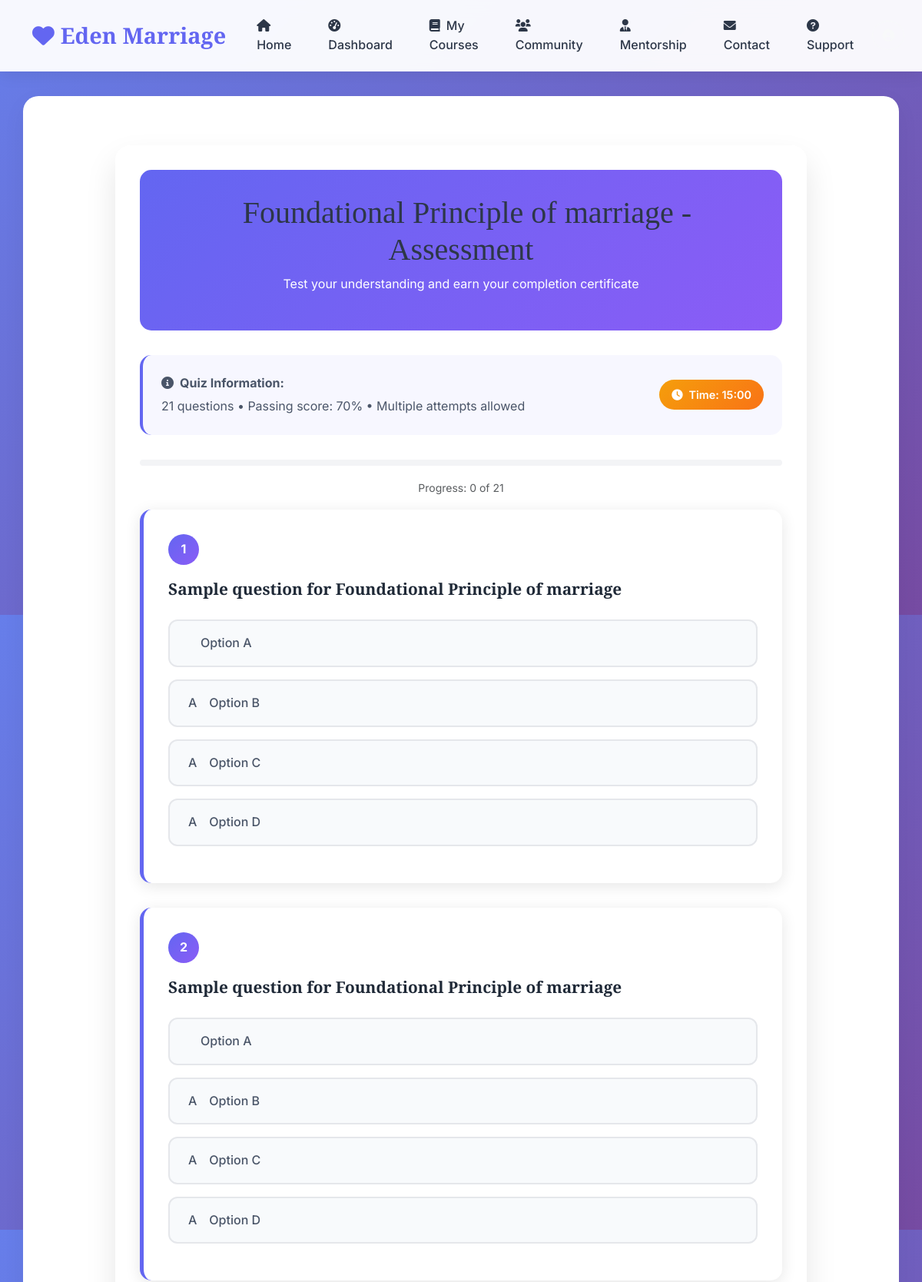
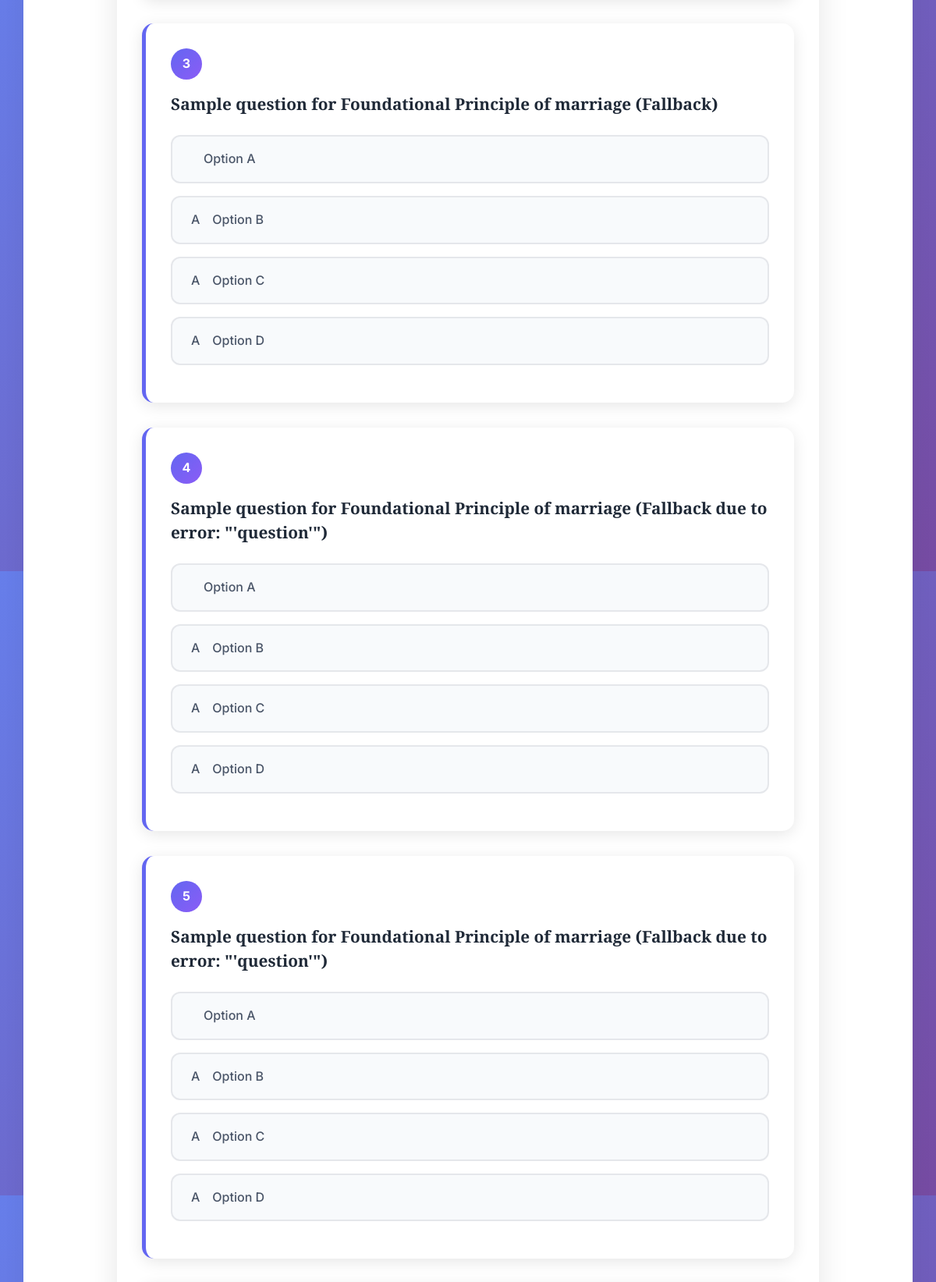
Screenshot of /lesson/1/quiz/ (signed in, upper part) with the database file from the repository (2 pictures, top to bottom).
### core/models.py (models this page shows, shortened)
class Lesson(models.Model):
    title = models.CharField(max_length=200)
    content = models.TextField()
    image = models.ImageField(upload_to='lesson_images/', blank=True, null=True)

class Quiz(models.Model):
    lesson = models.ForeignKey(Lesson, on_delete=models.CASCADE)
    question = models.CharField(max_length=255)
    option1 = models.CharField(max_length=100)
    option2 = models.CharField(max_length=100)
    option3 = models.CharField(max_length=100)
    option4 = models.CharField(max_length=100)
    correct_option = models.CharField(max_length=100)
    @property
    def options_list(self):
        return [self.option1, self.option2, self.option3, self.option4]

### core/views.py (the view, shortened to what this page needs)
# urls.py: path('lesson/<int:lesson_id>/quiz/', views.quiz_page, name='quiz_page'),
@login_required
def quiz_page(request, lesson_id):
    lesson = get_object_or_404(Lesson, id=lesson_id)
    quizzes = lesson.quiz_set.all()
    return render(request, 'quiz_page.html', {
        'lesson': lesson,
        'quizzes': quizzes
    })

### templates/quiz_page.html (shortened to what this page needs)
{% extends 'base.html' %}
{% block content %}
<div class="quiz-container">
    <div class="quiz-header">
        <h1>{{ lesson.title }} - Assessment</h1>
        <p>Test your understanding and earn your completion certificate</p>
    </div>
    <div class="quiz-info">
        <div class="d-flex justify-content-between align-items-center flex-wrap">
            <div>
                <strong><i class="fas fa-info-circle me-2"></i>Quiz Information:</strong>
                <p class="mb-0 mt-1">{{ quizzes|length }} questions • Passing score: 70% • Multiple attempts allowed</p>
            </div>
            <div class="timer">
                <i class="fas fa-clock me-2"></i>Time: <span id="timer">15:00</span>
            </div>
        </div>
    </div>
    <div class="quiz-progress">
    </div>
    <div class="text-center mb-3">
        <small class="text-muted">Progress: <span id="progressText">0 of {{ quizzes|length }}</span></small>
    </div>
    <form method="post" id="quizForm">
        {% for quiz in quizzes %}
        <div class="question-card">
            <div class="question-number">{{ forloop.counter }}</div>
            <h3 class="question-text">{{ quiz.question }}</h3>
            {% for option in quiz.options_list %}
            <div class="option-container">
                <label for="option_{{ quiz.id }}_{{ forloop.counter }}" class="option-label">
                    <span class="me-3">{{ forloop.counter|add:"A"|add:-1|slice:":1" }}{{ "ABCD"|slice:forloop.counter0|slice:":1" }}</span>
                    {{ option }}
                </label>
            </div>
            {% endfor %}
        </div>
        {% endfor %}
    </form>
</div>
{% endblock %}

### templates/base.html (style rules this page uses)
:root { --primary-color: #7E57C2; --secondary-color: #5E35B1; --accent-color: #D81B60; --success-color: #43A047; --warning-color: #FFB300; --light-bg: #F5F7FA; --dark-color: #2D3748; --text-color: #4A5568; }
body { font-family: 'Inter', sans-serif; color: var(--text-color); background-color: var(--light-bg); line-height: 1.6; }
h1, h2, h3, h4, h5, h6 { font-family: 'Playfair Display', serif; color: var(--dark-color); }

### templates/quiz_page.html (style rules this page uses)
:root { --primary-color: #6366f1; --secondary-color: #8b5cf6; --success-color: #10b981; --warning-color: #f59e0b; --danger-color: #ef4444; }
body { background: linear-gradient(135deg, #667eea 0%, #764ba2 100%); min-height: 100vh; }
.quiz-container { background: rgba(255, 255, 255, 0.95); backdrop-filter: blur(10px); border-radius: 20px; margin: 2rem auto; padding: 2rem; box-shadow: 0 20px 40px rgba(0, 0, 0, 0.1); max-width: 900px; }
.quiz-header { background: linear-gradient(135deg, var(--primary-color), var(--secondary-color)); color: white; padding: 2rem; border-radius: 15px; margin-bottom: 2rem; text-align: center; }
.quiz-progress { background: #f3f4f6; height: 8px; border-radius: 10px; margin: 1rem 0; overflow: hidden; }
.question-card { background: white; border-radius: 15px; padding: 2rem; margin-bottom: 2rem; box-shadow: 0 4px 20px rgba(0, 0, 0, 0.1); border-left: 5px solid var(--primary-color); }
.question-number { background: linear-gradient(135deg, var(--primary-color), var(--secondary-color)); color: white; width: 40px; height: 40px; border-radius: 50%; display: flex; align-items: center; justify-content: center; font-weight: bold; margin-bottom: 1rem; }
.question-text { font-size: 1.3rem; font-weight: 600; color: #1f2937; margin-bottom: 1.5rem; line-height: 1.5; }
.option-container { margin-bottom: 1rem; }
.option-label { display: flex; align-items: center; padding: 1rem 1.5rem; background: #f8fafc; border: 2px solid #e5e7eb; border-radius: 12px; cursor: pointer; transition: all 0.3s ease; font-weight: 500; position: relative; }
.quiz-info { background: rgba(99, 102, 241, 0.05); border-radius: 15px; padding: 1.5rem; margin-bottom: 2rem; border-left: 4px solid var(--primary-color); }
.timer { background: linear-gradient(135deg, var(--warning-color), #f97316); color: white; padding: 0.5rem 1rem; border-radius: 20px; font-weight: 600; font-size: 0.9rem; }

### rows the page displays
Lesson: title "Foundational Principle of marriage"
Quiz: question "Sample question for Foundational Principle of marriage", options_list "Option A" "Option B" "Option C" "Option D", counter0 "A" "A" "A"
Quiz: question "Sample question for Foundational Principle of marriage", options_list "Option A" "Option B" "Option C" "Option D", counter0 "A" "A" "A"
Quiz: question "Sample question for Foundational Principle of marriage (Fallback)", options_list "Option A" "Option B" "Option C" "Option D", counter0 "A" "A" "A"
Quiz: question "Sample question for Foundational Principle of marriage (Fallback due to error: \"'question'\")", options_list "Option A" "Option B" "Option C" "Option D", counter0 "A" "A" "A"
Quiz: question "Sample question for Foundational Principle of marriage (Fallback due to error: \"'question'\")", options_list "Option A" "Option B" "Option C" "Option D", counter0 "A" "A" "A"

### other values shown
{{ quizzes|length }} "21"
